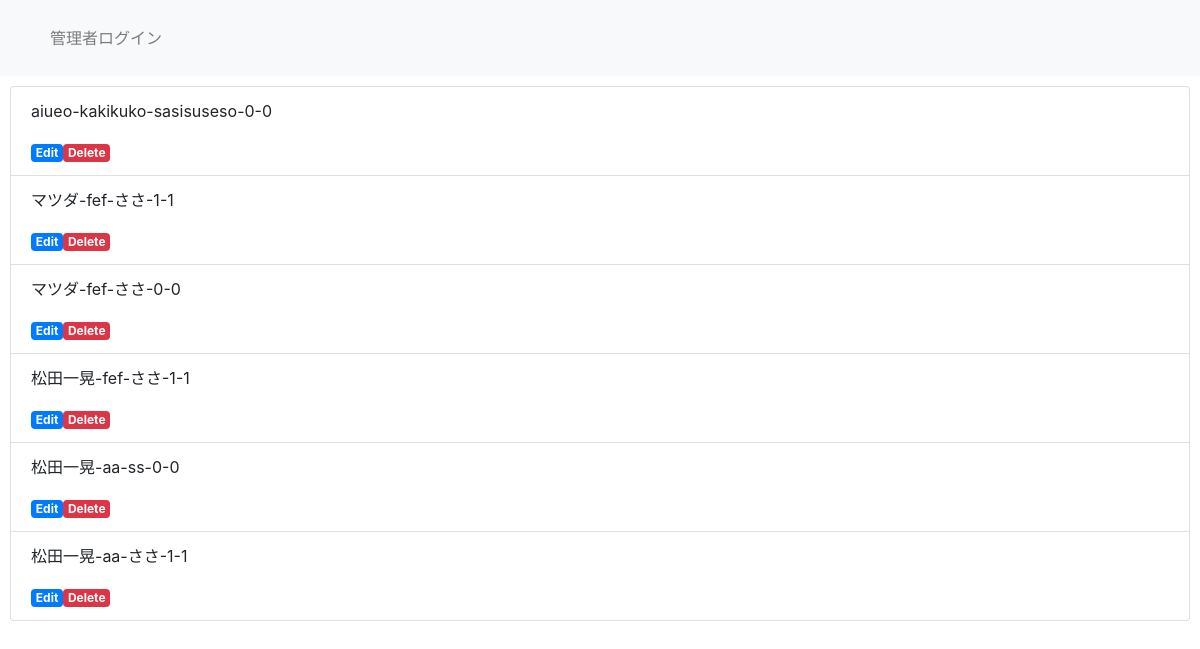
/user/user_select.php, run on the app's committed database.
### tables this page shows
CREATE TABLE `user_table` (
  `id` int(12) NOT NULL,
  `name` varchar(64) NOT NULL,
  `lid` varchar(128) NOT NULL,
  `lpw` varchar(64) NOT NULL,
  `kanri_flg` int(1) NOT NULL,
  `life_flg` int(1) NOT NULL
);

### user/user_select.php (the view, shortened to what this page needs)
<?php
$pdo = connectToDb();
$sql = 'SELECT * FROM user_table';
$stmt = $pdo->prepare($sql);
$status = $stmt->execute();
$view = '';
if ($status == false) {
    $error = $stmt->errorInfo();
    exit('sqlError:' . $error[2]);
} else {
    while ($result = $stmt->fetch(PDO::FETCH_ASSOC)) {
        $view .= '<li class="list-group-item">';
        $view .= '<p>' . $result['name'] . '-' . $result['lid'] . '-' . $result['lpw'] . '-' . $result['kanri_flg'] . '-' . $result['life_flg'] . '</p>';
        $view .= '<a href="user_detail.php?id=' . $result['id'] . '" class="badge badge-primary">Edit</a>';
        $view .= '<a href="user_delete.php?id=' . $result['id'] . '" class="badge badge-danger">Delete</a>';
        $view .= '</li>';
    }
}
?>
<!DOCTYPE html>
<html lang="ja">
<head>
    <link rel="stylesheet" href="https://stackpath.bootstrapcdn.com/bootstrap/4.2.1/css/bootstrap.min.css">
</head>
<body>
    <header>
        <nav class="navbar navbar-expand-lg navbar-light bg-light">
            <div class="collapse navbar-collapse" id="navbarNav">
                <ul class="navbar-nav">
                    <li class="nav-item">
                        <a class="nav-link" href="user_index.php">管理者ログイン</a>
                    </li>
                </ul>
            </div>
        </nav>
    </header>
    <div>
        <ul class="list-group">
            <?= $view ?>
        </ul>
    </div>
</body>
</html>

### user/user_select.php (style rules this page uses)
div { padding: 10px; font-size: 16px; }

### data on the page
user_table: name "aiueo", lid "kakikuko", lpw "sasisuseso", kanri_flg "0", life_flg "0"
user_table: name "マツダ", lid "fef", lpw "ささ", kanri_flg "1", life_flg "1"
user_table: name "マツダ", lid "fef", lpw "ささ", kanri_flg "0", life_flg "0"
user_table: name "松田一晃", lid "fef", lpw "ささ", kanri_flg "1", life_flg "1"
user_table: name "松田一晃", lid "aa", lpw "ss", kanri_flg "0", life_flg "0"
user_table: name "松田一晃", lid "aa", lpw "ささ", kanri_flg "1", life_flg "1"
